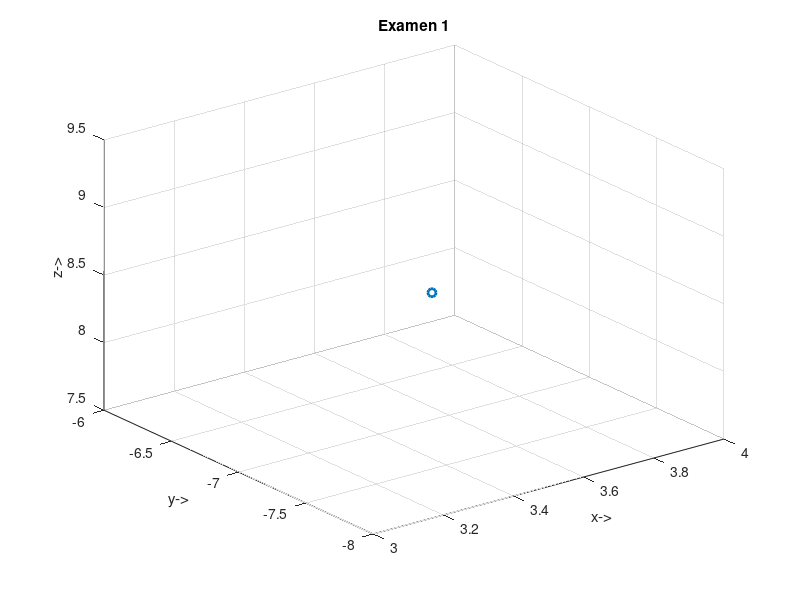

Recreate this plot in MATLAB.
X =  [ 1 0 0 0;
      0 cosd(75) -sind(75) 0;
      0 sind(75) cosd(75) 0;
      0 0 0 1] 
      
Ruvw = [3.5; 6.4; 9.1; 1]
x = X*Ruvw

plot3(x(1,1),x(2,1),x(3,1),".o","LineWidth",2)
ylabel("y->")
xlabel("x->")
zlabel("z->")
title("Examen 1")
grid("on")
